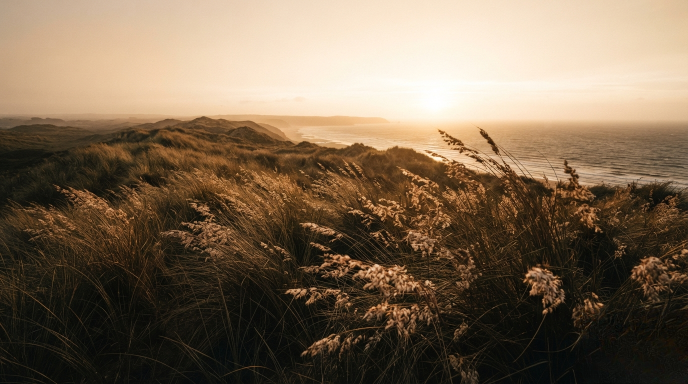
#> input picture assets/hero-backdrop-source.png, 1376 x 768 px (shown at 1/2 size)
$ python dither.py ../assets/hero-backdrop-source.png out.png
#> lines starting #> are read from the running program, lines starting #| are printed output that depends on the picture
#> in main, img is the input picture: PIL image 1376x768 RGB; mean R, G, B 122.2, 103.4, 82.1
#!/usr/bin/env python3
"""Dither a photograph into the template's backdrop art.

The Axon donor ran its art through a coarse dither — chunky pixels, a collapsed
palette, visible Bayer cross-hatch — and that treatment is most of why its
sections read as a developer tool rather than as stock landscape photography.
The donor did it in a live WebGL shader, which a static port cannot carry, so it
happens here instead: once, at build time, into a PNG.

Every product on this template runs its own generated photograph through this,
which is what keeps a family of landing pages looking like a family: same grain,
same palette depth, the product's own colours.

Dithering is done by **hitherdither** (hbldh), not by hand. A hand-rolled
threshold-matrix loop gets the cross-hatch roughly right and the palette badly
wrong: it quantises each channel on an independent uniform ramp, so R, G and B
round in different directions and an amber photograph picks up green and magenta
speckle through its midtones. hitherdither dithers against a real palette chosen
from the image itself, in colour space, so every dithered pixel is a colour that
was actually in the picture.

    .venv/bin/python tools/dither.py in.png public/images/hero-backdrop.png

Setup, once:

    python3 -m venv .venv
    .venv/bin/pip install -r tools/requirements.txt

The PyPI package called `hitherdither` is a reserved placeholder containing no
code — installing it succeeds and imports nothing. requirements.txt points at
the GitHub source, which is the real library.

Flags, in the order you will want them:

    --colors N     palette size, chosen from the image by median cut. Lower
                   collapses the palette harder. 8 is the donor's depth.
    --block N      pixel size. Bigger is coarser. 8 matches the donor.
    --threshold N  Bayer dither amplitude. Low keeps flat areas flat and leaves
                   the cross-hatch only where tones meet — the donor look. High
                   dithers everything and reads as halftone noise.
    --order N      Bayer matrix order (2, 4, 8, 16). 8 is the classic.
    --contrast F   applied BEFORE dithering. Ordered dither has nothing to work
                   with in a flat midtone, so a photograph usually needs a push.
    --method M     `bayer` (default) for the donor's ordered cross-hatch, or an
                   error-diffusion kernel — floyd-steinberg, atkinson, jarvis,
                   stucki, burkes, sierra3 — for organic grain with no pattern.

Settings used for this product's backdrop:

    --colors 8 --block 8 --threshold 48 --contrast 1.12

Deliberately not a CSS filter: dithering needs a fixed pixel grid, and a
CSS-filtered image re-dithers itself at every viewport width, so the whole
backdrop crawls while the page resizes.
"""

import argparse
import signal
import sys

from PIL import Image, ImageEnhance

try:
    import hitherdither
except ImportError:  # pragma: no cover - setup guidance, not logic
    sys.exit(
        "hitherdither is missing. From the repo root:\n"
        "  python3 -m venv .venv\n"
        "  .venv/bin/pip install -r tools/requirements.txt\n"
        "then run this with .venv/bin/python."
    )

DIFFUSION = {
    "floyd-steinberg",
    "atkinson",
    "jarvis-judice-ninke",
    "stucki",
    "burkes",
    "sierra3",
    "sierra2",
    "sierra-2-4a",
    "stevenson-arce",
}


def median_cut_palette(small: Image.Image, colors: int, budget_seconds: int = 20):
    """The image's own palette, by median cut, with a way out.

    hitherdither's median cut splits whichever colour box has the widest range,
    recursively. That assumes every split leaves colours on both sides of the
    cut — and on an image whose pixels sit almost entirely on ONE value it does
    not. A near-black frame with a single small bright element (the filament
    shot, 1,923 distinct colours) puts the whole mass in one corner of the cube;
    a split comes back empty, the range never narrows, and it recurses until
    something gives up. It is not a size problem: the hero frame has 5,332
    distinct colours and finishes instantly.

    Pillow's own median cut handles the degenerate case and returns a palette of
    the same kind, so it is the fallback rather than a different treatment. It
    runs ONLY when the library has actually stalled, so every image that worked
    before this existed still takes the same path and dithers identically.
    """
    def out_of_time(_signum, _frame):
        raise TimeoutError

    previous = signal.signal(signal.SIGALRM, out_of_time)
    signal.alarm(budget_seconds)
    try:
        return hitherdither.palette.Palette.create_by_median_cut(small, n=colors)
    except TimeoutError:
        print(
            f"  median cut stalled past {budget_seconds}s — palette from Pillow instead",
            file=sys.stderr,
        )
        quantised = small.quantize(colors=colors, method=Image.MEDIANCUT)
        raw = quantised.getpalette()[: colors * 3]
        return hitherdither.palette.Palette(
            [tuple(raw[i : i + 3]) for i in range(0, len(raw), 3)]
        )
    finally:
        signal.alarm(0)
        signal.signal(signal.SIGALRM, previous)


def dither(
    img: Image.Image,
    colors: int = 8,
    block: int = 8,
    threshold: int = 48,
    order: int = 8,
    contrast: float = 1.12,
    saturation: float = 1.0,
    method: str = "bayer",
) -> Image.Image:
#> called with colors = 8, block = 8, threshold = 48, order = 8, contrast = 1.12, saturation = 1, method = 'bayer'
    img = img.convert("RGB")
    w, h = img.size
#> w = 1376; h = 768

    if contrast != 1.0:
        img = ImageEnhance.Contrast(img).enhance(contrast)
    if saturation != 1.0:
        img = ImageEnhance.Color(img).enhance(saturation)

    # Downscale to the dither grid FIRST, so the palette is chosen from the tones
    # that will actually survive and the dither runs on the pixels we ship.
    # LANCZOS, not NEAREST: we want each block's average, not one arbitrary pixel
    # out of sixty-four, or fine detail like grass becomes salt-and-pepper noise
    # instead of tone.
    small = img.resize((max(1, w // block), max(1, h // block)), Image.LANCZOS)
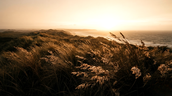
#> small: PIL image 172x96 RGB; mean R, G, B 121.4, 102.2, 79.6

    # Median cut over the image's own colours. This is the part worth having a
    # library for — the palette is what stops a warm photograph from picking up
    # cold speckle.
    palette = median_cut_palette(small, colors)

    if method in DIFFUSION:
        out = hitherdither.diffusion.error_diffusion_dithering(
            small, palette, method=method, order=2
        )
    else:
        out = hitherdither.ordered.bayer.bayer_dithering(
            small, palette, threshold, order=order
        )

    # Back up on the same grid with NEAREST, so the pixels stay hard-edged.
    return out.convert("RGB").resize((w, h), Image.NEAREST)


def main() -> int:
    ap = argparse.ArgumentParser(
        description=__doc__, formatter_class=argparse.RawDescriptionHelpFormatter
    )
    ap.add_argument("src")
    ap.add_argument("dst")
    ap.add_argument("--colors", type=int, default=8)
    ap.add_argument("--block", type=int, default=8)
    ap.add_argument("--threshold", type=int, default=48)
    ap.add_argument("--order", type=int, default=8, choices=[2, 4, 8, 16])
    ap.add_argument("--contrast", type=float, default=1.12)
    ap.add_argument("--saturation", type=float, default=1.0)
    ap.add_argument("--method", default="bayer")
    ap.add_argument(
        "--width",
        type=int,
        default=1440,
        help="Resize to this width first. The backdrop is never shown wider "
        "than the section it sits in, and a dithered 4K source is megabytes "
        "of pixels nobody sees.",
    )
    args = ap.parse_args()

    img = Image.open(args.src)
    if args.width and img.width > args.width:
        img = img.resize(
            (args.width, round(img.height * args.width / img.width)), Image.LANCZOS
        )

    out = dither(
        img,
        colors=args.colors,
        block=args.block,
        threshold=args.threshold,
        order=args.order,
        contrast=args.contrast,
        saturation=args.saturation,
        method=args.method,
    )
    out.save(args.dst, optimize=True)
    print(f"{args.src} -> {args.dst}  {out.width}x{out.height}  ({args.method})")
    return 0


if __name__ == "__main__":
    sys.exit(main())
#> (the call stopped at in median_cut_palette, `return hitherdither.palette.Palette.create_by_median_cut(small, n=colo..`: hitherdither is not available in this run)
